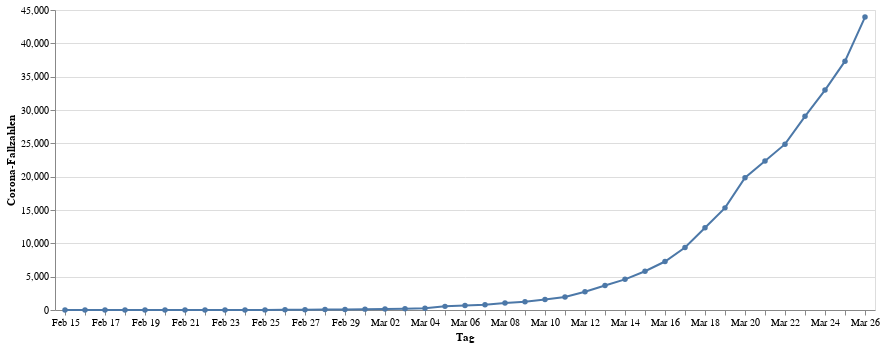

The notebook cell saved with this chart:
### Code cell
infections = alt.Chart(data).mark_line(point=True).encode(
    alt.X("monthdate(day):O", title="Tag"),
    alt.Y("cases:Q", title="Corona-Fallzahlen"))
infections

### Figure 1 — Vega-Lite specification as saved in the notebook (floating-point values rounded to 4 significant figures)
{"config": {"view": {"continuousWidth": 400, "continuousHeight": 300}}, "data": {"name": "data-cc08eaace6c84d8bdfb0774d6b12c0a4"}, "mark": {"type": "line", "point": true}, "encoding": {"x": {"type": "ordinal", "field": "day", "timeUnit": "monthdate", "title": "Tag"}, "y": {"type": "quantitative", "field": "cases", "title": "Corona-Fallzahlen"}}, "$schema": "https://vega.github.io/schema/vega-lite/v4.0.2.json", "datasets": {"data-cc08eaace6c84d8bdfb0774d6b12c0a4": [{"day": "2020-02-15T00:00:00", "cases": 16}, {"day": "2020-02-16T00:00:00", "cases": 16}, {"day": "2020-02-17T00:00:00", "cases": 16}, {"day": "2020-02-18T00:00:00", "cases": 16}, {"day": "2020-02-19T00:00:00", "cases": 16}, {"day": "2020-02-20T00:00:00", "cases": 16}, {"day": "2020-02-21T00:00:00", "cases": 16}, {"day": "2020-02-22T00:00:00", "cases": 16}, {"day": "2020-02-23T00:00:00", "cases": 16}, {"day": "2020-02-24T00:00:00", "cases": 16}, {"day": "2020-02-25T00:00:00", "cases": 18}, {"day": "2020-02-26T00:00:00", "cases": 26}, {"day": "2020-02-27T00:00:00", "cases": 48}, {"day": "2020-02-28T00:00:00", "cases": 74}, {"day": "2020-02-29T00:00:00", "cases": 79}, {"day": "2020-03-01T00:00:00", "cases": 130}, {"day": "2020-03-02T00:00:00", "cases": 165}, {"day": "2020-03-03T00:00:00", "cases": 203}, {"day": "2020-03-04T00:00:00", "cases": 262}, {"day": "2020-03-05T00:00:00", "cases": 545}, {"day": "2020-03-06T00:00:00", "cases": 670}, {"day": "2020-03-07T00:00:00", "cases": 800}, {"day": "2020-03-08T00:00:00", "cases": 1040}, {"day": "2020-03-09T00:00:00", "cases": 1224}, {"day": "2020-03-10T00:00:00", "cases": 1565}, {"day": "2020-03-11T00:00:00", "cases": 1966}, {"day": "2020-03-12T00:00:00", "cases": 2745}, {"day": "2020-03-13T00:00:00", "cases": 3675}, {"day": "2020-03-14T00:00:00", "cases": 4599}, {"day": "2020-03-15T00:00:00", "cases": 5813}, {"day": "2020-03-16T00:00:00", "cases": 7272}, {"day": "2020-03-17T00:00:00", "cases": 9367}, {"day": "2020-03-18T00:00:00", "cases": 12327}, {"day": "2020-03-19T00:00:00", "cases": 15320}, {"day": "2020-03-20T00:00:00", "cases": 19848}, {"day": "2020-03-21T00:00:00", "cases": 22364}, {"day": "2020-03-22T00:00:00", "cases": 24873}, {"day": "2020-03-23T00:00:00", "cases": 29056}, {"day": "2020-03-24T00:00:00", "cases": 32991}, {"day": "2020-03-25T00:00:00", "cases": 37323}, {"day": "2020-03-26T00:00:00", "cases": 43938}]}}
